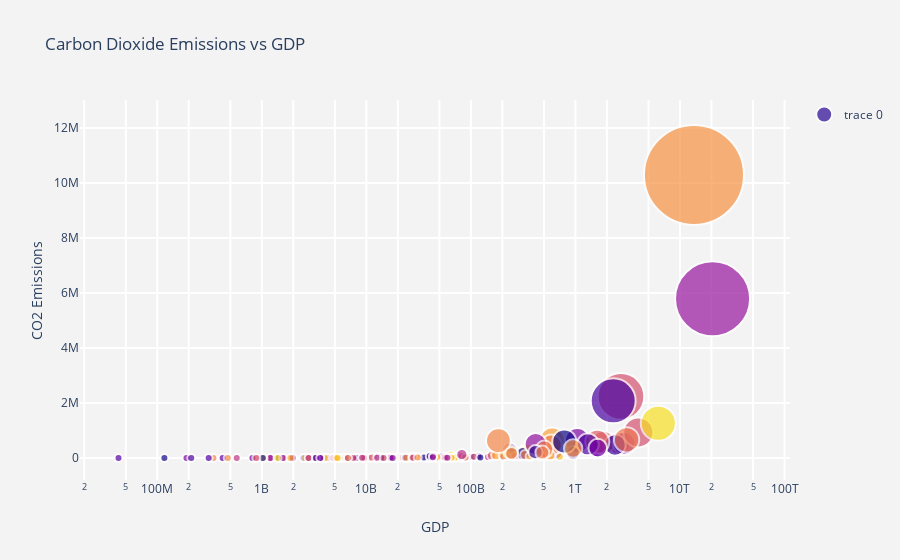

Here is the notebook cell this chart was saved with:
### Code cell
import pandas as pd
import numpy as np
import matplotlib.pyplot as plt
import wbdata
import plotly.graph_objects as go
import random

# Define datasets to retrieve from the World Bank API
indicators = {'EN.ATM.CO2E.KT':'CO2 Emissions', 'NY.GDP.MKTP.CD':'GDP', 'SP.POP.TOTL':'Population' }

# Build Country List
countries = wbdata.get_country(display=False)  

country_list = []
country_names = []
color_list = []
i = 0

for country in countries:
    if country['region']['value'] != 'Aggregates':
        country_list.append(country['id'])
        country_names.append(country['name'])
        color_list.append(random.randint(1,255))
        
country_df = pd.DataFrame(country_list)

# Retrieve World Bank data
data = wbdata.get_dataframe(indicators,country=country_list,data_date=False,convert_date=True,keep_levels=True) 

# Aggregate the data by Country
last_df = pd.DataFrame(data.groupby('country').agg(
    {
        'CO2 Emissions':'max',
        'GDP':'max',
        'Population':'max'  
    })).reset_index()

# Filter out bad data (report later)
last_df = last_df.fillna(0)
last_df = last_df[(last_df['CO2 Emissions'] > 0)]

# Build the Bubble Chart
area = 500
x = last_df['GDP']
y = last_df['CO2 Emissions']
z = last_df['CO2 Emissions']

sizeref = 2.*max(z)/(100**2)

fig = go.Figure()

hover_text = []
name_list = []
for index, row in last_df.iterrows():
    
    hover_text.append(('Country: {country}<br>'+
                      'CO2: {CO2} (kt)<br>'+
                      'CO2 per capita (kt): {CO2PPP}<br>'+
                      'GDP per capita ($): {gdp}<br>'+
                      'Population: {pop}<br>').format(country=row['country'],
                                            CO2=row['CO2 Emissions'],
                                            CO2PPP=row['CO2 Emissions']/row['Population'],
                                            gdp=row['GDP'],
                                            pop=row['Population']))

# Create figure
fig = go.Figure(data=[go.Scatter(
    x=x, y=y,
    mode='markers',
    text=hover_text,
    marker=dict(
        color=color_list,
        size=z,
        sizemode='area',
        sizeref=sizeref,
        sizemin=4)
)])

# Tune marker appearance and layout
fig.update_traces(mode='markers', marker=dict(sizemode='area',
                                              sizeref=sizeref, line_width=2))

fig.update_layout(
    title='Carbon Dioxide Emissions vs GDP',
    showlegend=True,
    xaxis=dict(
        title='GDP',
        gridcolor='white',
        type='log',
        gridwidth=2,
    ),
    yaxis=dict(
        title='CO2 Emissions',
        gridcolor='white',
        gridwidth=2,
    ),
    paper_bgcolor='rgb(243, 243, 243)',
    plot_bgcolor='rgb(243, 243, 243)',
)
fig.show()


# Save Figure
#fig.savefig("CO2 Chart.png")

### Figure 1 — Plotly figure (JSON) as saved in the notebook; plotly's stock layout.template omitted (floating-point values rounded to 4 significant figures; data arrays with more than 128 entries replaced by an {"elided": "..."} marker saying what was removed)
{"data": [{"marker": {"color": {"elided": "218 int values"}, "line": {"width": 2}, "size": {"elided": "206 float values"}, "sizemin": 4, "sizemode": "area", "sizeref": 2058.0}, "mode": "markers", "text": {"elided": "206 str values"}, "type": "scatter", "x": {"elided": "206 float values"}, "y": {"elided": "206 float values"}}], "layout": {"paper_bgcolor": "rgb(243, 243, 243)", "plot_bgcolor": "rgb(243, 243, 243)", "showlegend": true, "title": {"text": "Carbon Dioxide Emissions vs GDP"}, "xaxis": {"gridcolor": "white", "gridwidth": 2, "title": {"text": "GDP"}, "type": "log"}, "yaxis": {"gridcolor": "white", "gridwidth": 2, "title": {"text": "CO2 Emissions"}}}}
